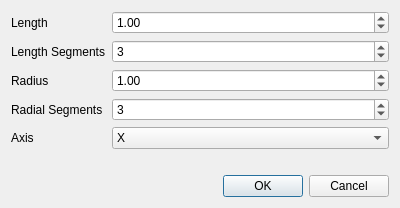
<?xml version="1.0" encoding="UTF-8"?>
<ui version="4.0">
 <class>CylinderParametersDialog</class>
 <widget class="QDialog" name="CylinderParametersDialog">
  <property name="windowModality">
   <enum>Qt::ApplicationModal</enum>
  </property>
  <property name="geometry">
   <rect>
    <x>0</x>
    <y>0</y>
    <width>400</width>
    <height>208</height>
   </rect>
  </property>
  <property name="minimumSize">
   <size>
    <width>400</width>
    <height>208</height>
   </size>
  </property>
  <property name="windowTitle">
   <string>Cylinder Parameters</string>
  </property>
  <layout class="QGridLayout" name="gridLayout">
   <item row="0" column="0">
    <layout class="QFormLayout" name="formLayout">
     <item row="0" column="0">
      <widget class="QLabel" name="lengthLabel">
       <property name="text">
        <string>Length</string>
       </property>
      </widget>
     </item>
     <item row="1" column="0">
      <widget class="QLabel" name="lengthSegmentsLabel">
       <property name="text">
        <string>Length Segments</string>
       </property>
      </widget>
     </item>
     <item row="1" column="1">
      <widget class="QSpinBox" name="lengthSegmentsSpinBox">
       <property name="minimum">
        <number>1</number>
       </property>
       <property name="value">
        <number>3</number>
       </property>
      </widget>
     </item>
     <item row="2" column="0">
      <widget class="QLabel" name="radiusLabel">
       <property name="text">
        <string>Radius</string>
       </property>
      </widget>
     </item>
     <item row="3" column="0">
      <widget class="QLabel" name="radialSegmentsLabel">
       <property name="text">
        <string>Radial Segments</string>
       </property>
      </widget>
     </item>
     <item row="3" column="1">
      <widget class="QSpinBox" name="radialSegmentsSpinBox">
       <property name="minimum">
        <number>1</number>
       </property>
       <property name="value">
        <number>3</number>
       </property>
      </widget>
     </item>
     <item row="4" column="0">
      <widget class="QLabel" name="axisLabel">
       <property name="text">
        <string>Axis</string>
       </property>
      </widget>
     </item>
     <item row="4" column="1">
      <widget class="QComboBox" name="axisComboBox">
       <item>
        <property name="text">
         <string>X</string>
        </property>
       </item>
       <item>
        <property name="text">
         <string>Y</string>
        </property>
       </item>
       <item>
        <property name="text">
         <string>Z</string>
        </property>
       </item>
      </widget>
     </item>
     <item row="0" column="1">
      <widget class="QDoubleSpinBox" name="lengthDoubleSpinBox">
       <property name="singleStep">
        <double>0.010000000000000</double>
       </property>
       <property name="value">
        <double>1.000000000000000</double>
       </property>
      </widget>
     </item>
     <item row="2" column="1">
      <widget class="QDoubleSpinBox" name="radiusDoubleSpinBox">
       <property name="singleStep">
        <double>0.010000000000000</double>
       </property>
       <property name="value">
        <double>1.000000000000000</double>
       </property>
      </widget>
     </item>
    </layout>
   </item>
   <item row="1" column="0">
    <widget class="QDialogButtonBox" name="buttonBox">
     <property name="orientation">
      <enum>Qt::Horizontal</enum>
     </property>
     <property name="standardButtons">
      <set>QDialogButtonBox::Cancel|QDialogButtonBox::Ok</set>
     </property>
    </widget>
   </item>
  </layout>
 </widget>
 <tabstops>
  <tabstop>lengthDoubleSpinBox</tabstop>
  <tabstop>lengthSegmentsSpinBox</tabstop>
  <tabstop>radiusDoubleSpinBox</tabstop>
  <tabstop>radialSegmentsSpinBox</tabstop>
  <tabstop>axisComboBox</tabstop>
 </tabstops>
 <resources/>
 <connections>
  <connection>
   <sender>buttonBox</sender>
   <signal>accepted()</signal>
   <receiver>CylinderParametersDialog</receiver>
   <slot>accept()</slot>
   <hints>
    <hint type="sourcelabel">
     <x>248</x>
     <y>254</y>
    </hint>
    <hint type="destinationlabel">
     <x>157</x>
     <y>274</y>
    </hint>
   </hints>
  </connection>
  <connection>
   <sender>buttonBox</sender>
   <signal>rejected()</signal>
   <receiver>CylinderParametersDialog</receiver>
   <slot>reject()</slot>
   <hints>
    <hint type="sourcelabel">
     <x>316</x>
     <y>260</y>
    </hint>
    <hint type="destinationlabel">
     <x>286</x>
     <y>274</y>
    </hint>
   </hints>
  </connection>
 </connections>
</ui>
